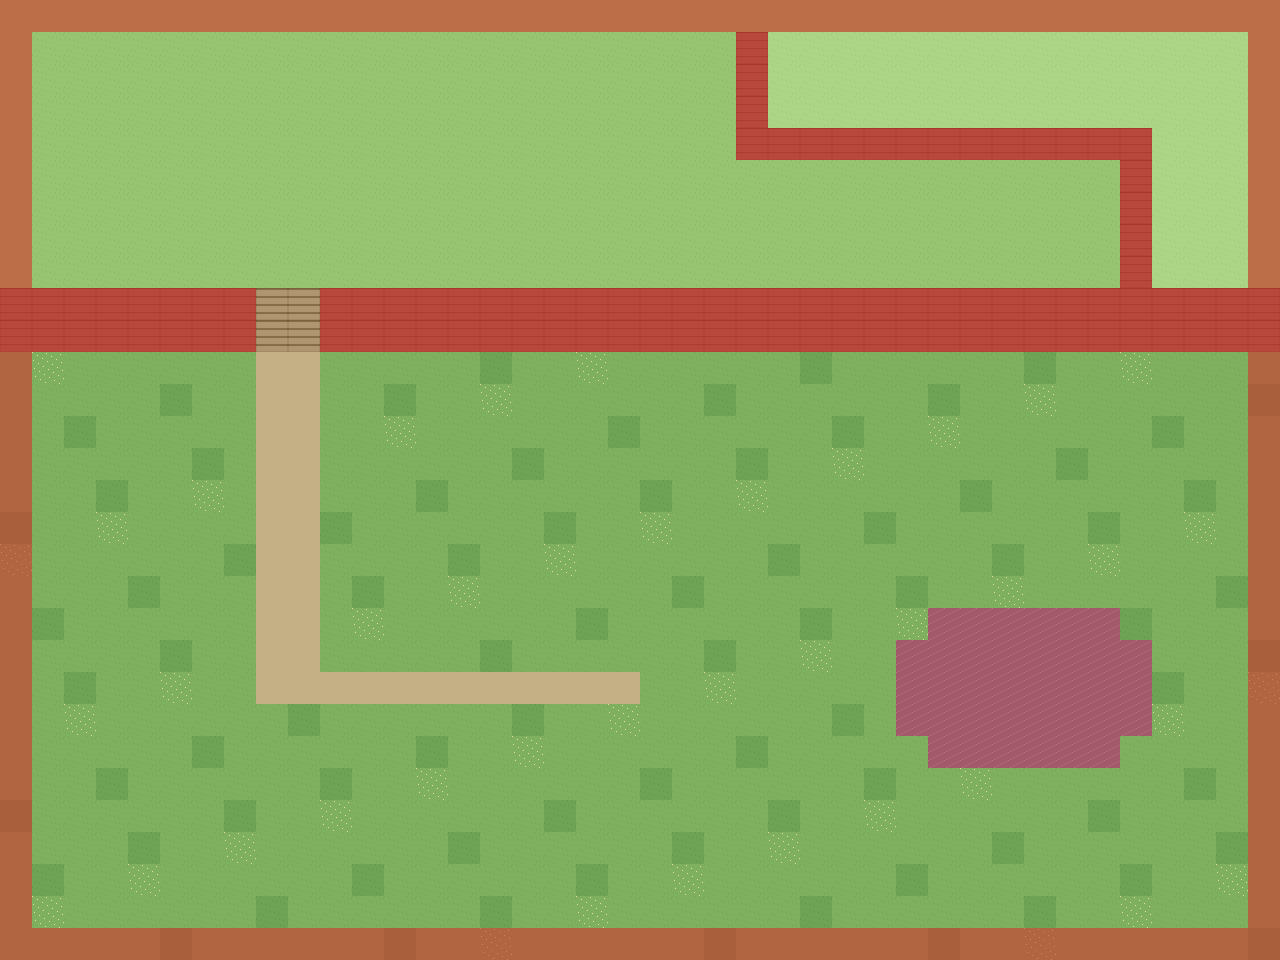

Rendered tile map (Tiled .tmx) drawn with the repository's tilesets; below, a short description and the map source with its tile grids summarised:
An orthogonal 40x30 tile map with 32x32 px tiles, 3 tile layers (ground, fringe, collision), 2 tilesets.

<map version="1.0" orientation="orthogonal" width="40" height="30" tilewidth="32" tileheight="32">
 <properties>
  <property name="name" value="Windswept Meadow (test)" />
  <property name="elevation" value="1111111111111111111111111111111111111111,11111111111111111111111C2222222222222221,11111111111111111111111C2222222222222221,11111111111111111111111C2222222222222221,11111111111111111111111CCCCCCCCCCCCC2221,11111111111111111111111111111111111C2221,11111111111111111111111111111111111C2221,11111111111111111111111111111111111C2221,11111111111111111111111111111111111C2221,0CCCCCCCSSCCCCCCCCCCCCCCCCCCCCCCCCCCCCC0,0CCCCCCCSSCCCCCCCCCCCCCCCCCCCCCCCCCCCCC0,0000000000000000000000000000000000000000,0000000000000000000000000000000000000000,0000000000000000000000000000000000000000,0000000000000000000000000000000000000000,0000000000000000000000000000000000000000,0000000000000000000000000000000000000000,0000000000000000000000000000000000000000,0000000000000000000000000000000000000000,0000000000000000000000000000000000000000,0000000000000000000000000000000000000000,0000000000000000000000000000000000000000,0000000000000000000000000000000000000000,0000000000000000000000000000000000000000,0000000000000000000000000000000000000000,0000000000000000000000000000000000000000,0000000000000000000000000000000000000000,0000000000000000000000000000000000000000,0000000000000000000000000000000000000000,0000000000000000000000000000000000000000" />
 </properties>
 <tileset firstgid="1" name="placeholder-gale" tilewidth="32" tileheight="32">
  <image source="../graphics/tiles/placeholder-gale.png" width="288" height="32" />
 </tileset>
 <tileset firstgid="10" name="collision" tilewidth="32" tileheight="32">
  <image source="../graphics/tiles/collision.png" width="64" height="32" />
 </tileset>
  <layer name="ground" width="40" height="30">
   <data>[1200 cells, 1200 non-empty, 9 distinct tile ids]</data>
  </layer>
  <layer name="fringe" width="40" height="30">
   <data>[1200 cells, 0 non-empty, 0 distinct tile ids]</data>
  </layer>
  <layer name="collision" width="40" height="30">
   <data>[1200 cells, 1200 non-empty, 2 distinct tile ids]</data>
  </layer>
</map>
